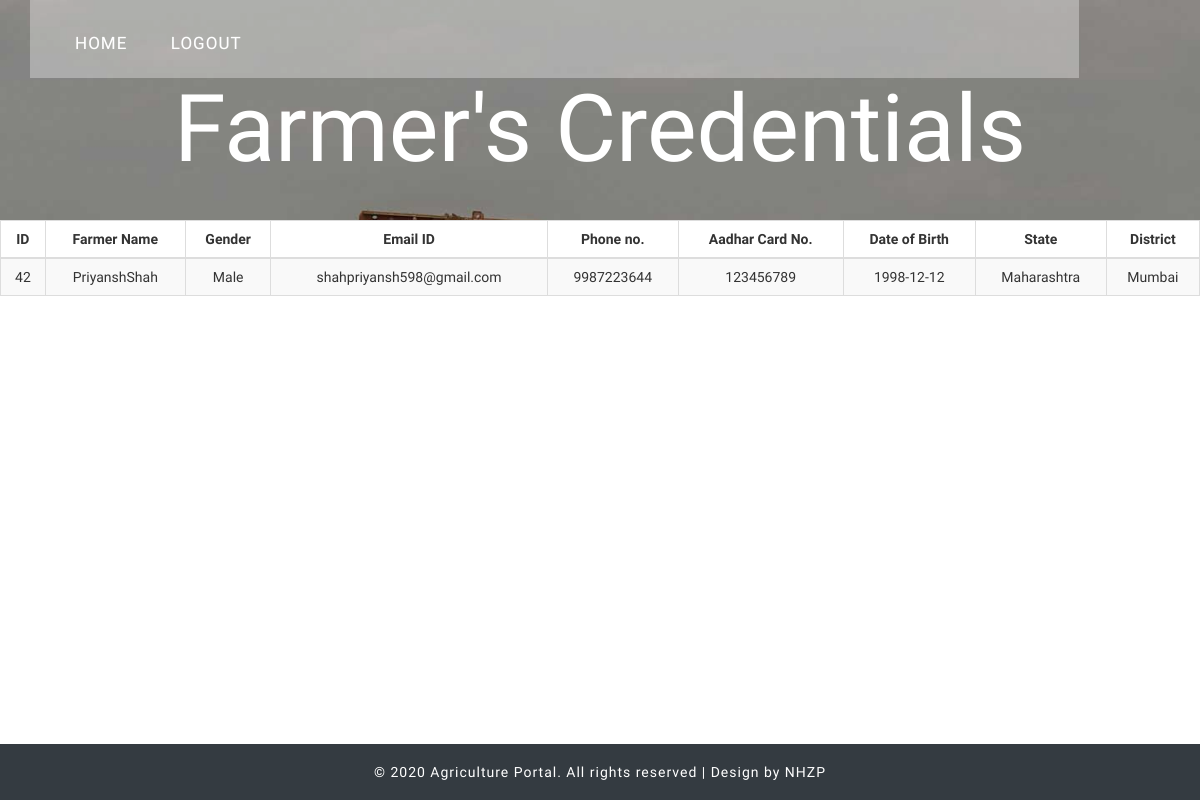
The page /gov_credentials.php on the database as committed earlier.
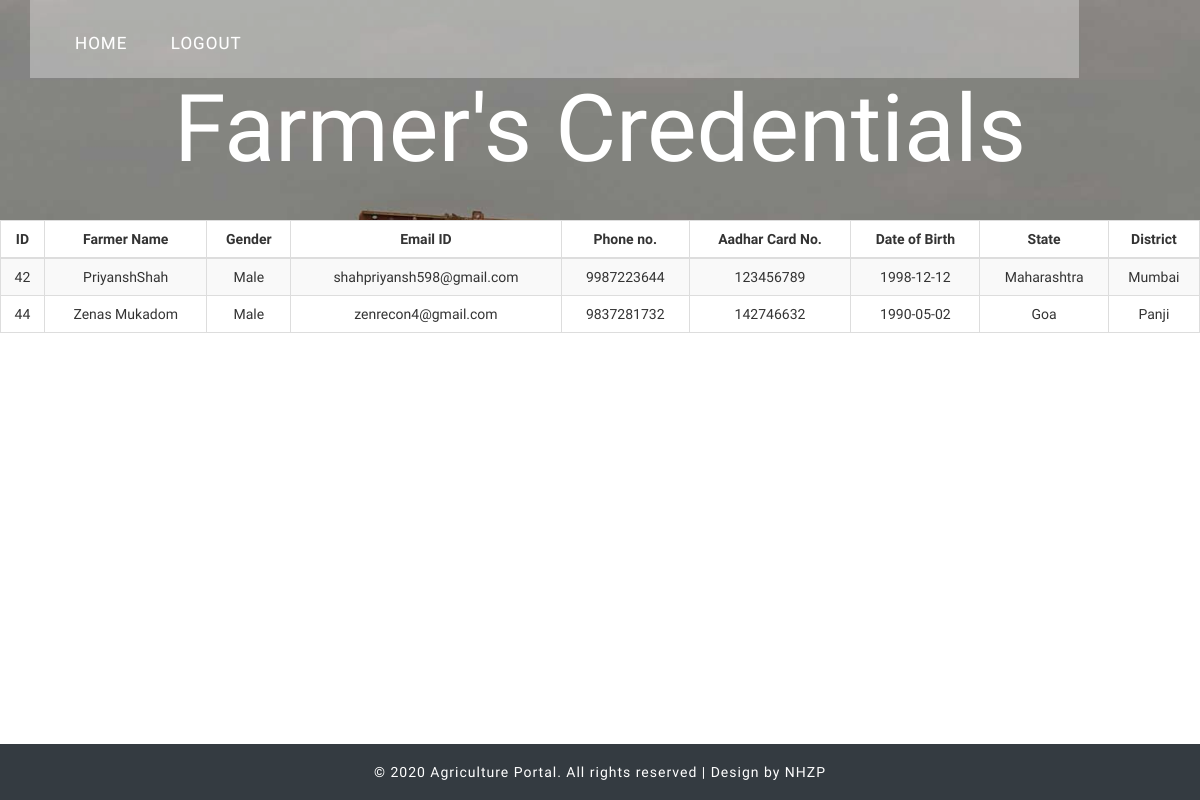
The same page on the database as committed later.
### tables this page shows
CREATE TABLE `farmerlogin` (
  `farmer_id` int(11) NOT NULL,
  `farmer_name` varchar(255) NOT NULL,
  `password` varchar(255) NOT NULL,
  `email` varchar(255) NOT NULL,
  `phone_no` varchar(50) NOT NULL,
  `F_gender` varchar(255) NOT NULL,
  `F_birthday` varchar(255) NOT NULL,
  `F_State` varchar(255) NOT NULL,
  `F_District` varchar(255) NOT NULL,
  `F_Location` varchar(255) NOT NULL,
  `F_AadharNo` varchar(255) NOT NULL,
  `F_AadharNo_file` varchar(255) NOT NULL,
  `F_Photo_Id_file` varchar(255) NOT NULL,
  `otp` int(20) NOT NULL
);

### gov_credentials.php (the view, shortened to what this page needs)
<?php
$servername="localhost";
$username="root";
$password="";
$dbname="agriculture_portal";
$conn =mysqli_connect($servername, $username, $password, $dbname);
  function decrypt($message,$encryption_key){
	$key = hex2bin($encryption_key);
	$message = base64_decode($message);
	$nonceSize = openssl_cipher_iv_length('aes-256-ctr');
	$nonce = mb_substr($message, 0, $nonceSize, '8bit');
	$ciphertext = mb_substr($message, $nonceSize, null, '8bit');
	$plaintext= openssl_decrypt(
	  $ciphertext,
	  'aes-256-ctr',
	  $key,
	  OPENSSL_RAW_DATA,
	  $nonce
	);
	return $plaintext;
  }
 $pk="1a851867be761f7725cacf7467a184d3";
$sql = "SELECT farmer_name, farmer_id, F_gender, email, phone_no, F_birthday, F_State, F_District, F_AadharNo FROM farmerlogin;";
$result = mysqli_query($conn, $sql);
?>
<!DOCTYPE html>
<html>
<head>
<link rel="stylesheet" href="css/myprofilecss.css">
<link rel="stylesheet" href="//netdna.bootstrapcdn.com/font-awesome/4.5.0/css/font-awesome.min.css">
<link rel="stylesheet" href="css/build.css">
<link rel="stylesheet" href="css/myprofileupload.css">
<link href="css/bootstrap.css" rel='stylesheet' type='text/css' />
<link rel="stylesheet" href="https://use.fontawesome.com/releases/v5.8.2/css/all.css">
<link href="misc/pnotify.css" rel="stylesheet">
<link href="misc/pnotify.brighttheme.css" rel="stylesheet">
<link href="css/style.css" rel="stylesheet" type="text/css" media="all" />
<link href="css/pnotify.css" rel="stylesheet">
<link href="css/pnotify.brighttheme.css" rel="stylesheet">
</head>
<body>
	<div class="header-banner" style="min-height:220px">
		<div class="container">
			<div class="header-top">
				<div class="top-menu">
					<ul>
					<nav class="cl-effect-13">
						<li><a href="government_index.php">Home</a></li>
						<li><a href="php/logout.php">Logout</a></li>
					</nav>
					</ul>
				</div>
				<div class="clearfix"></div>
			</div>
			<div class="banner-info text-center">
				<h1><a href="gov_credentials.php">Farmer's Credentials</a></h1>
			</div>
		</div>
	</div>
<table class="table table-striped table-bordered table-responsive-md btn-table">
<thead>
<tr>
	<th><center>ID</center></th>
    <th><center>Farmer Name</center></th>
    <th><center>Gender</center></th>
    <th><center>Email ID</center></th>
    <th><center>Phone no.</center></th>
	<th><center>Aadhar Card No.</center></th>
    <th><center>Date of Birth</center></th>
    <th><center>State</center></th>
    <th><center>District</center></th>
</tr>
</thead>
<tbody>
<?php
while($row = $result->fetch_assoc()) {
	$x=ucfirst(decrypt($row["farmer_name"],$pk));
	$y=$row["farmer_id"];
	$gen=$row["F_gender"];
	$gen=decrypt($gen,$pk);
    $email=$row["email"];
	$phone=$row["phone_no"];
	$phone=decrypt($phone,$pk);
	$aadhar=$row["F_AadharNo"];
	$aadhar=decrypt($aadhar,$pk);
	$dob=$row["F_birthday"];
	$dob=decrypt($dob,$pk);
	$state=$row["F_State"];
	$state=decrypt($state,$pk);
	$district=$row["F_District"];
	$district=decrypt($district,$pk);
echo "<tr>";
	echo "<td><center>$y</center></td>";
    echo "<td><center>$x</center></td>";
    echo "<td><center>$gen</center></td>";
    echo "<td><center>$email</center></td>";
	echo "<td><center>$phone</center></td>";
	echo "<td><center>$aadhar</center></td>";
    echo "<td><center>$dob</center></td>";
    echo "<td><center>$state</center></td>";
    echo "<td><center>$district</center></td>";
echo "</tr>";
}
?>
</tbody>
</table>
	<div class="footer" style="position:absolute;width:100%; bottom:0;">
		<div class="container">
			<div class="copyright text-center">
				<p>&copy; 2020 Agriculture Portal. All rights reserved | Design by NHZP </a></p>
			</div>
		</div>
	</div>
</body>
</html>

Rows that differ between the two databases and show on the page:
added farmerlogin: farmer_id "44", farmer_name "Zenas Mukadom", F_gender "Male", email "zenrecon4@gmail.com", phone_no "9837281732", F_AadharNo "142746632", F_birthday "1990-05-02", F_State "Goa", F_District "Panji"
